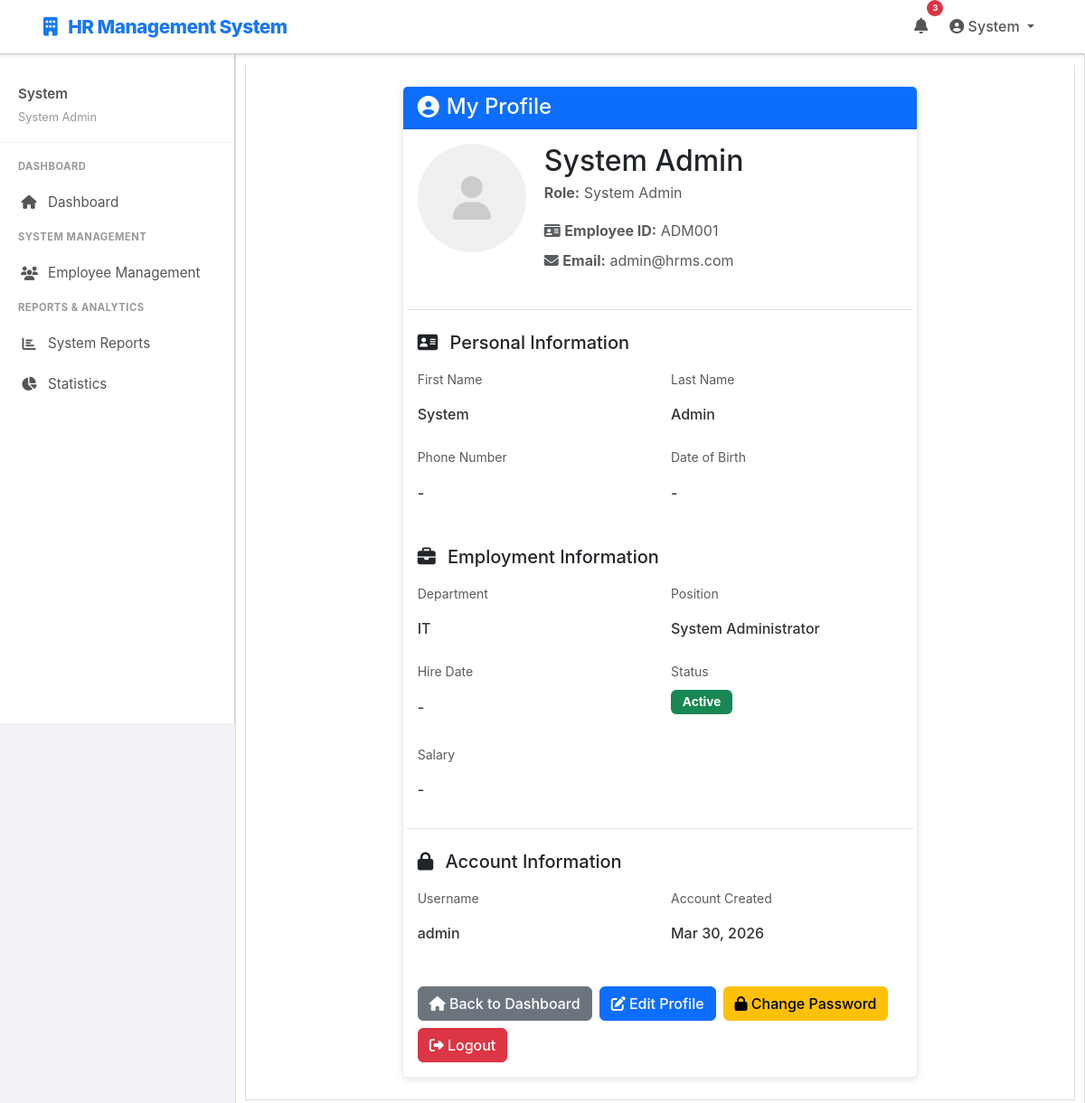
/profile/ (signed in), run on the app's committed database.
### employees/models.py (models this page shows, shortened)
class Employee(models.Model):
    user = models.OneToOneField(User, on_delete=models.CASCADE)
    role = models.CharField(max_length=20, choices=ROLE_CHOICES, default='employee')
    employee_id = models.CharField(max_length=50, unique=True)
    department = models.CharField(max_length=100, blank=True)
    position = models.CharField(max_length=100, blank=True)
    phone = models.CharField(max_length=20, blank=True)
    date_of_birth = models.DateField(null=True, blank=True)
    hire_date = models.DateField(null=True, blank=True)
    salary = models.DecimalField(max_digits=10, decimal_places=2, null=True, blank=True)
    is_active = models.BooleanField(default=True)
    created_at = models.DateTimeField(auto_now_add=True)
    updated_at = models.DateTimeField(auto_now=True)
    def get_role_label(self):
        role_map = {
            'admin': 'System Admin',
            'hradmin': 'HR Admin',
            'manager': 'Manager',
            'employee': 'Employee'
        }
        return role_map.get(self.role, self.role)
    class Meta:
        ordering = ['employee_id']

### employees/views.py (the view)
# urls.py: path('profile/', views.employee_profile, name='employee_profile'),
@never_cache
@login_required(login_url='home')
def employee_profile(request):
    try:
        employee = Employee.objects.get(user=request.user)
    except Employee.DoesNotExist:
        return redirect('home')
    context = {
        'employee': employee,
        'user': request.user,
    }
    return render(request, 'employees/profile.html', context)

### templates/employees/profile.html (shortened to what this page needs)
{% extends "base.html" %}
{% load static %}
{% block content %}
<div class="container-main p-4">
    <div class="row">
        <div class="col-md-8 mx-auto">
            <div class="card">
                <div class="card-header bg-primary text-white d-flex align-items-center">
                    <i class="fas fa-user-circle me-2" style="font-size: 1.5rem;"></i>
                    <h4 class="mb-0">My Profile</h4>
                </div>
                <div class="card-body">
                    <div class="row mb-4 pb-4 border-bottom">
                        <div class="col-md-3 text-center">
                            <div style="width: 120px; height: 120px; background: #f0f0f0; border-radius: 50%; margin: 0 auto; display: flex; align-items: center; justify-content: center;">
                                <i class="fas fa-user" style="font-size: 3rem; color: #ccc;"></i>
                            </div>
                        </div>
                        <div class="col-md-9">
                            <h2 class="mb-1">{{ user.get_full_name|default:user.username }}</h2>
                            <p class="text-muted mb-3">
                                <strong>Role:</strong> {{ employee.get_role_label }}
                            </p>
                            <p class="text-muted mb-2">
                                <i class="fas fa-id-card"></i> <strong>Employee ID:</strong> {{ employee.employee_id }}
                            </p>
                            <p class="text-muted">
                                <i class="fas fa-envelope"></i> <strong>Email:</strong> {{ user.email|default:"Not set" }}
                            </p>
                        </div>
                    </div>
                    <div class="row mb-4">
                        <div class="col-12">
                            <h5 class="mb-3"><i class="fas fa-address-card me-2"></i> Personal Information</h5>
                        </div>
                        <div class="col-md-6 mb-3">
                            <label class="form-label text-muted small">First Name</label>
                            <p class="form-control-plaintext">{{ user.first_name|default:"-" }}</p>
                        </div>
                        <div class="col-md-6 mb-3">
                            <label class="form-label text-muted small">Last Name</label>
                            <p class="form-control-plaintext">{{ user.last_name|default:"-" }}</p>
                        </div>
                        <div class="col-md-6 mb-3">
                            <label class="form-label text-muted small">Phone Number</label>
                            <p class="form-control-plaintext">{{ employee.phone|default:"-" }}</p>
                        </div>
                        <div class="col-md-6 mb-3">
                            <label class="form-label text-muted small">Date of Birth</label>
                            <p class="form-control-plaintext">
                                {% if employee.date_of_birth %}
                                    {{ employee.date_of_birth|date:"M d, Y" }}
                                {% else %}
                                    -
                                {% endif %}
                            </p>
                        </div>
                    </div>
                    <div class="row mb-4 pb-4 border-bottom">
                        <div class="col-12">
                            <h5 class="mb-3"><i class="fas fa-briefcase me-2"></i> Employment Information</h5>
                        </div>
                        <div class="col-md-6 mb-3">
                            <label class="form-label text-muted small">Department</label>
                            <p class="form-control-plaintext">{{ employee.department|default:"-" }}</p>
                        </div>
                        <div class="col-md-6 mb-3">
                            <label class="form-label text-muted small">Position</label>
                            <p class="form-control-plaintext">{{ employee.position|default:"-" }}</p>
                        </div>
                        <div class="col-md-6 mb-3">
                            <label class="form-label text-muted small">Hire Date</label>
                            <p class="form-control-plaintext">
                                {% if employee.hire_date %}
                                    {{ employee.hire_date|date:"M d, Y" }}
                                {% else %}
                                    -
                                {% endif %}
                            </p>
                        </div>
                        <div class="col-md-6 mb-3">
                            <label class="form-label text-muted small">Status</label>
                            <p>
                                {% if employee.is_active %}
                                    <span class="badge bg-success">Active</span>
                                {% else %}
                                    <span class="badge bg-danger">Inactive</span>
                                {% endif %}
                            </p>
                        </div>
                        <div class="col-md-6">
                            <label class="form-label text-muted small">Salary</label>
                            <p class="form-control-plaintext">
                                {% if employee.salary %}
                                    ${{ employee.salary|floatformat:2 }}
                                {% else %}
                                    -
                                {% endif %}
                            </p>
                        </div>
                    </div>
                    <div class="row mb-4">
                        <div class="col-12">
                            <h5 class="mb-3"><i class="fas fa-lock me-2"></i> Account Information</h5>
                        </div>
                        <div class="col-md-6 mb-3">
                            <label class="form-label text-muted small">Username</label>
                            <p class="form-control-plaintext">{{ user.username }}</p>
                        </div>
                        <div class="col-md-6 mb-3">
                            <label class="form-label text-muted small">Account Created</label>
                            <p class="form-control-plaintext">{{ user.date_joined|date:"M d, Y" }}</p>
                        </div>
                    </div>
                    <div class="d-flex gap-2 flex-wrap">
                        <a href="{% url 'dashboard' %}" class="btn btn-secondary">
                            <i class="fas fa-home"></i> Back to Dashboard
                        </a>
                        <a href="#" class="btn btn-primary">
                            <i class="fas fa-edit"></i> Edit Profile
                        </a>
                        <a href="#" class="btn btn-warning">
                            <i class="fas fa-lock"></i> Change Password
                        </a>
                        <a href="{% url 'logout' %}" class="btn btn-danger">
                            <i class="fas fa-sign-out-alt"></i> Logout
                        </a>
                    </div>
                </div>
            </div>
        </div>
    </div>
</div>
{% endblock %}

### templates/base.html (shortened to what this page needs)
{% load static %}
<!DOCTYPE html>
<html lang="en">
<head>
    <link href="https://cdn.jsdelivr.net/npm/bootstrap@5.3.0/dist/css/bootstrap.min.css" rel="stylesheet">
    <link rel="stylesheet" href="https://cdnjs.cloudflare.com/ajax/libs/font-awesome/6.4.0/css/all.min.css">
</head>
<body>
    <nav class="navbar navbar-expand-lg navbar-light">
        <div class="container-fluid px-5">
            <a class="navbar-brand" href="/">
                <i class="fas fa-building"></i> HR Management System
            </a>
            <div class="collapse navbar-collapse" id="navbarNav">
                <ul class="navbar-nav ms-auto">
                    {% if user.is_authenticated %}
                    <li class="nav-item">
                        <a class="nav-link position-relative" href="#" role="button" data-bs-toggle="dropdown">
                            <i class="fas fa-bell"></i>
                            <span class="position-absolute top-0 start-100 translate-middle badge rounded-pill bg-danger" style="font-size: 0.6rem;">
                                3
                            </span>
                        </a>
                    </li>
                    <li class="nav-item dropdown">
                        <a class="nav-link dropdown-toggle" href="#" id="profileDropdown" role="button" data-bs-toggle="dropdown" aria-expanded="false">
                            <i class="fas fa-user-circle"></i> {{ user.first_name|default:user.username }}
                        </a>
                    </li>
                    {% endif %}
                </ul>
            </div>
        </div>
    </nav>
    {% include 'sidebar.html' %}
    <div class="main-content" style="margin-top: 61px;">
        <div class="container-fluid p-0">
            <div class="container-main">
                {% block content %}{% endblock %}
            </div>
        </div>
    </div>
</body>
</html>

### templates/sidebar.html (shortened to what this page needs)
{% if user.is_authenticated %}
<div class="sidebar">
    <div class="sidebar-header">
        <h6>{{ user.first_name|default:user.username }}</h6>
        <small>{{ user.employee.get_role_label }}</small>
    </div>
    {% if user.employee.role == 'admin' %}
    <ul class="sidebar-menu">
        <div class="sidebar-section-title">Dashboard</div>
        <li><a href="{% url 'dashboard' %}"><i class="fas fa-home"></i> Dashboard</a></li>
    </ul>
    <ul class="sidebar-menu">
        <div class="sidebar-section-title">System Management</div>
        <li><a href="{% url 'employee_list' %}"><i class="fas fa-users"></i> Employee Management</a></li>
    </ul>
    <ul class="sidebar-menu">
        <div class="sidebar-section-title">Reports & Analytics</div>
        <li><a href="#"><i class="fas fa-chart-bar"></i> System Reports</a></li>
        <li><a href="#"><i class="fas fa-chart-pie"></i> Statistics</a></li>
    </ul>
    {% endif %}
</div>
{% endif %}

### templates/base.html (style rules this page uses)
* { margin: 0; padding: 0; box-sizing: border-box; }
:root { --primary-color: #1877f2; --primary-dark: #065de8; --light-bg: #f0f2f5; --white: #ffffff; --border-color: #ccc; --text-color: #555; --text-secondary: #999; --text-dark: #050505; }
body { background-color: var(--light-bg); font-family: -apple-system, BlinkMacSystemFont, 'Segoe UI', Helvetica, Arial, sans-serif; color: var(--text-color); line-height: 1.6; padding: 0; margin: 0; min-height: 100vh; display: flex; flex-direction: column; }
.navbar { background: var(--white); box-shadow: 0 2px 4px rgba(0, 0, 0, 0.1); padding: 0.5rem 0; border-bottom: 1px solid var(--border-color); position: fixed; top: 0; width: 100%; z-index: 1000; }
.navbar-brand { font-size: 1.3rem; font-weight: 800; color: var(--primary-color) !important; letter-spacing: -0.5px; }
.navbar-brand i { margin-right: 8px; }
.navbar-nav .nav-link { color: var(--text-color) !important; transition: all 0.2s ease; margin-left: 0.5rem; font-weight: 500; }
.nav-link i.fa-bell { font-size: 1.1rem; }
.nav-link .badge { width: 18px; height: 18px; padding: 0; display: flex; align-items: center; justify-content: center; }
.container-main { background-color: var(--white); border-radius: 0; padding: 10px; box-shadow: none; margin: 0; border: 1px solid #ddd; border-top: none; }
.container-fluid { padding: 0; margin: 0; }

### templates/sidebar.html (style rules this page uses)
:root { --primary-color: #1877f2; --light-bg: #f0f2f5; --white: #ffffff; --border-color: #ccc; --text-color: #555; --text-secondary: #999; }
.sidebar { background: var(--white); border-right: 1px solid var(--border-color); height: calc(100vh - 60px); position: fixed; left: 0; top: 60px; width: 260px; padding: 20px 0; overflow-y: auto; z-index: 100; }
.sidebar-header { padding: 15px 20px; border-bottom: 1px solid #eee; margin-bottom: 10px; }
.sidebar-header h6 { color: var(--text-color); font-weight: 600; margin-bottom: 3px; font-size: 0.95rem; }
.sidebar-header small { color: var(--text-secondary); font-size: 0.8rem; }
.sidebar-menu { list-style: none; padding: 0; margin: 0; }
.sidebar-menu li { margin: 0; }
.sidebar-menu a { display: flex; align-items: center; padding: 10px 20px; color: var(--sidebar-text); text-decoration: none; transition: all 0.2s ease; border-left: 3px solid transparent; font-size: 0.95rem; }
.sidebar-menu a i { width: 18px; margin-right: 12px; text-align: center; }
.sidebar-section-title { padding: 8px 20px; font-size: 0.7rem; text-transform: uppercase; color: var(--text-secondary); font-weight: 700; letter-spacing: 0.5px; transition: color 0.3s ease; }
.main-content { margin-left: 260px; margin-top: 0; padding: 0; background: var(--light-bg); }
.container-main { width: 100%; }

### templates/employees/profile.html (style rules this page uses)
.card { box-shadow: 0 2px 8px rgba(0, 0, 0, 0.1); border: 1px solid #e9ecef; }
.card-header { border-bottom: 2px solid rgba(0, 0, 0, 0.1); }
.form-control-plaintext { font-size: 1rem; color: #333; font-weight: 500; padding-top: 0.375rem; }
.badge { padding: 0.4rem 0.8rem; font-size: 0.85rem; }
.btn { border-radius: 0.375rem; font-weight: 500; }

### data on the page
Employee: get_role_label "System Admin", employee_id "ADM001", phone "-", department "IT", position "System Administrator"

### other printed values
{{ user.first_name|default:user.username }} "System"
{{ user.employee.get_role_label }} "System Admin"
{{ user.get_full_name|default:user.username }} "System Admin"
{{ user.email|default:"Not set" }} "admin@hrms.com"
{{ user.first_name|default:"-" }} "System"
{{ user.last_name|default:"-" }} "Admin"
{{ user.username }} "admin"
{{ user.date_joined|date:"M d, Y" }} "Mar 30, 2026"
